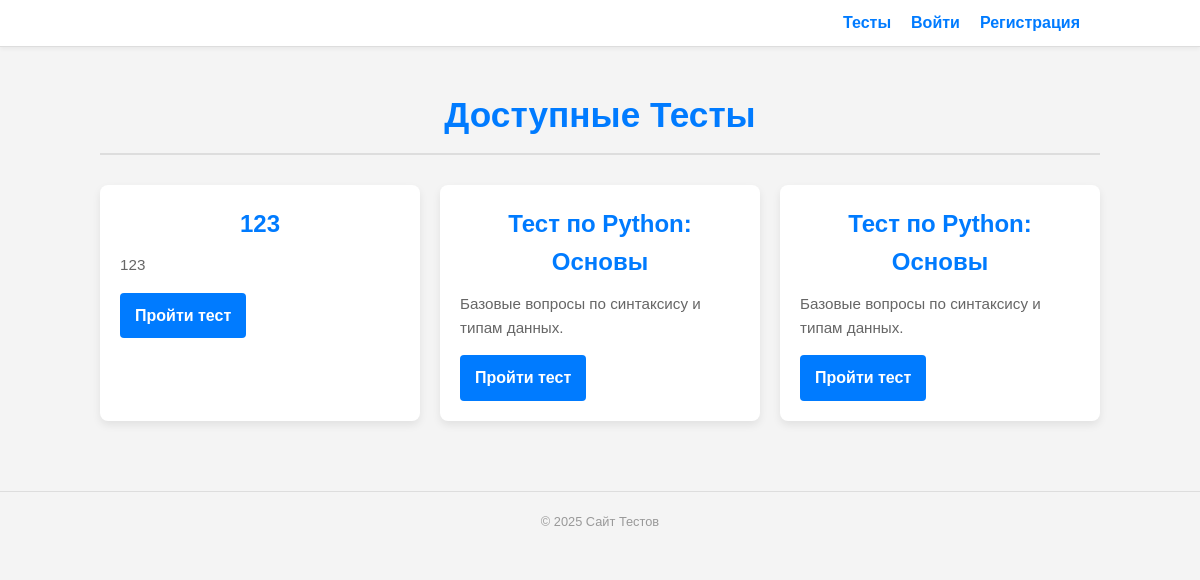
Before: / with the older database file.
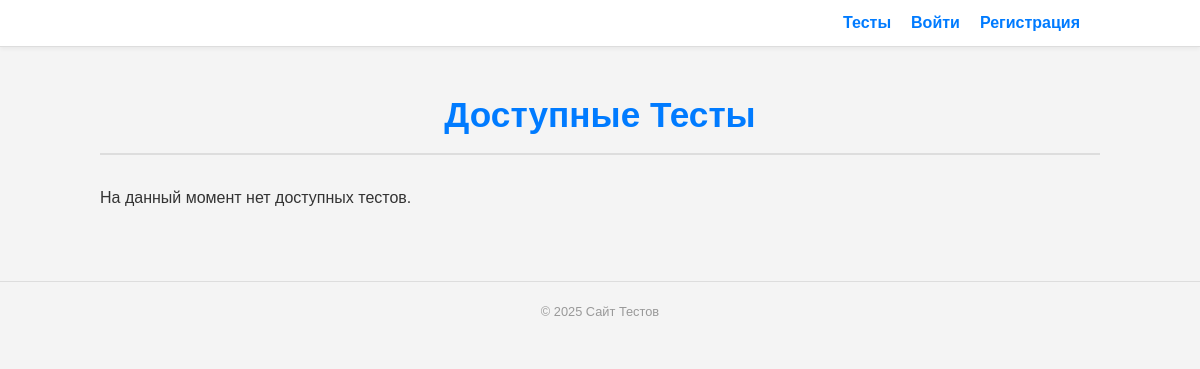
After: the same page with the newer database file.
### models.py (models this page shows)
class Test(db.Model):
    __tablename__ = 'tests'
    id = db.Column(db.Integer, primary_key=True)
    title = db.Column(db.String(100), nullable=False)
    description = db.Column(db.Text)
    difficulty = db.Column(db.String(50), default='Средний')
    questions = db.relationship('Question', backref='test', lazy=True)

### app.py (the view)
@app.route('/')
def index():
    try:
        all_tests = Test.query.all()
    except:
        all_tests = []
    current_user = get_current_user()
    return render_template('index.html', tests=all_tests, user=current_user)

### app.py (called while the page is built)
def get_current_user():
    user_id = session.get('user_id')
    if user_id:
        return db.session.get(User, user_id)
    return None

### templates/index.html (shortened to what this page needs)
<!DOCTYPE html>
<html lang="ru">
  <head>
    <link
      rel="stylesheet"
      href="{{ url_for('static', filename='css/index.css') }}" />
  </head>
  <body>
    <header>
      <nav>
        <ul>
          <li><a href="{{ url_for('index') }}">Тесты</a></li>
          {% if user %}
          <li>
            <a href="{{ url_for('profile') }}">Профиль ({{ user.username }})</a>
          </li>
          <li>
            <a href="{{ url_for('logout') }}" class="logout-link">Выйти</a>
          </li>
          {% else %}
          <li><a href="{{ url_for('login') }}">Войти</a></li>
          <li><a href="{{ url_for('register') }}">Регистрация</a></li>
          {% endif %}
        </ul>
      </nav>
    </header>
    <main>
      <div class="main-container">
        <h1>Доступные Тесты</h1>
        {% if tests %}
        <ul class="tests-list">
          {% for test in tests %}
          <li class="test-card">
            <h2 class="title-test">{{ test.title }}</h2>
            <p class="description-test">{{ test.description }}</p>
            <div class="test-actions">
              <a
                href="{{ url_for('test_start', test_id=test.id) }}"
                class="start-test-btn">
                Пройти тест
              </a>
            </div>
          </li>
          {% endfor %}
        </ul>
        {% else %}
        <p class="no-tests-message">На данный момент нет доступных тестов.</p>
        {% endif %}
      </div>
    </main>
    <footer>
      <p>&copy; 2025 Сайт Тестов</p>
    </footer>
  </body>
</html>

Changed rows visible on the page:
removed Test: title "123", description "123"
removed Test: title "Тест по Python: Основы", description "Базовые вопросы по синтаксису и типам данных."
removed Test: title "Тест по Python: Основы", description "Базовые вопросы по синтаксису и типам данных."
Other visible differences:
text now shown: "На данный момент нет доступных тестов."
